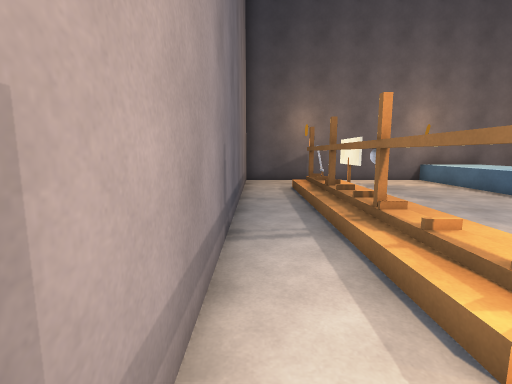
view 1 (above)

13 first-person views from a walk through a scene from a Unity 3-D project. The camera is 1.4 m above the floor, tilts 8° down and sees 85° across. The floor is counted in squares, 1 m on a side. Each view is taken from the middle of a square. On the plan, view 1 faces up. The plan holds only what a view shows up to about 14 squares ahead; the rest is blank. The place goes on beyond the plan. Door leaves are left out, so doorways stand open.

view 2
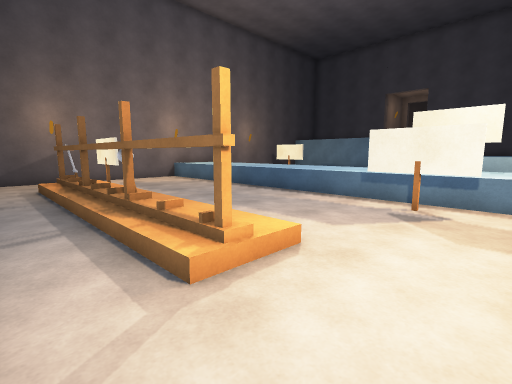

view 3
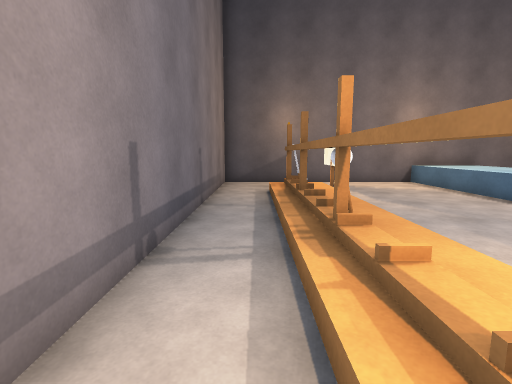

view 4
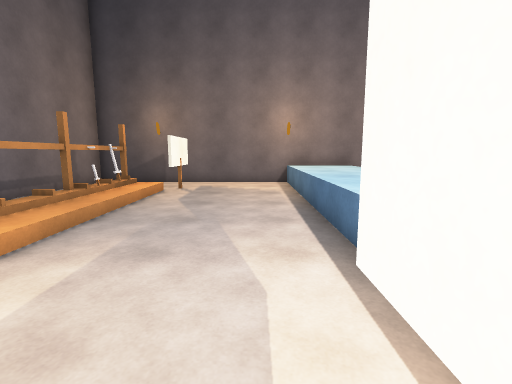

view 5
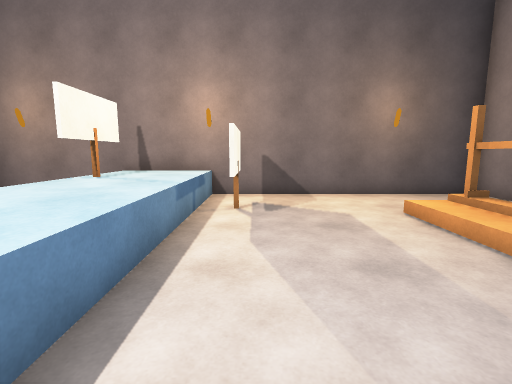

view 6
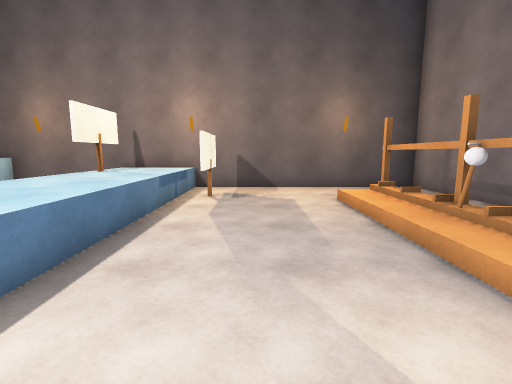

view 7
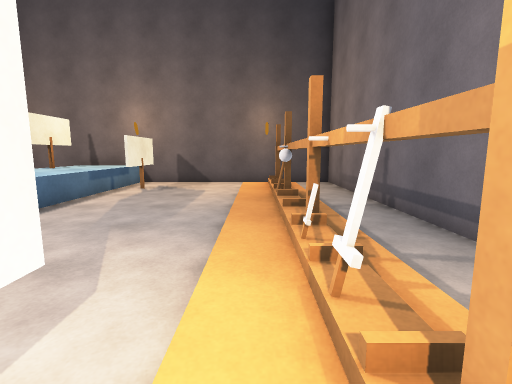

view 8
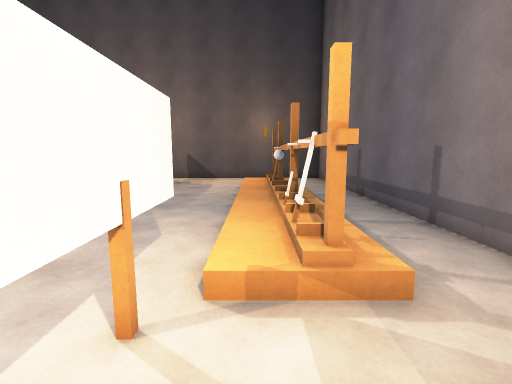

view 9
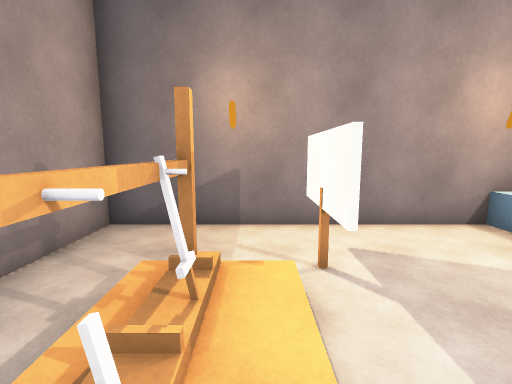

view 10
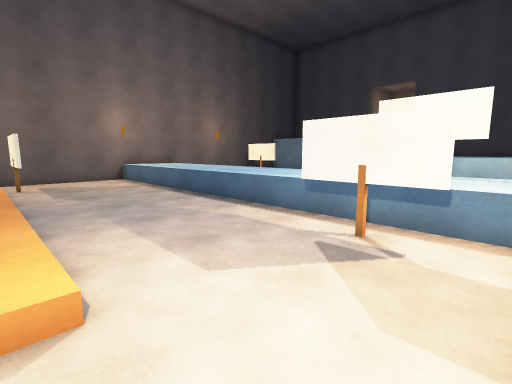

view 11
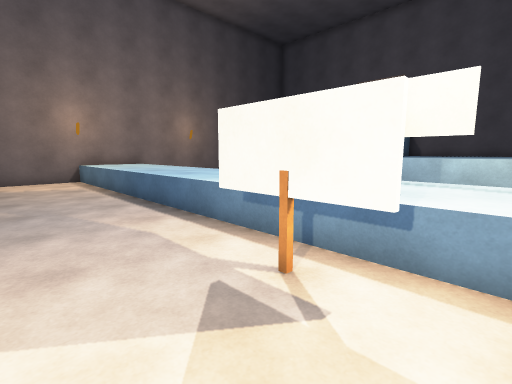

view 12
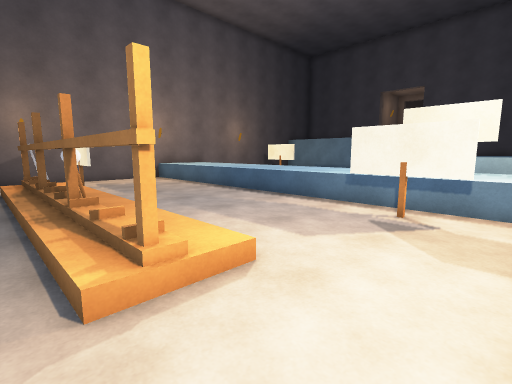

view 13
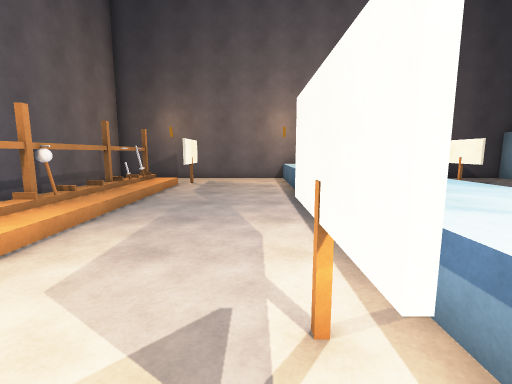

### Floor plan
Key: @ floor where view 1 was taken; # wall or solid block; . main floor; : floor 0.25 m higher than the main floor; ^ raised ledge; O other object.
Columns run from 1 left of view 1 to 11 right of it. Each row starts with its distance up from view 1.
 15 #############
 14 #.........^^^
 13 #....#....^^^
 12 #....O....^^^
 11 #..#O#....^^^
 10 #..OO.....^^^
  9 #..O:.....^^^
  8 #..#:.....^^^
  7 #..#:.....^^^
  6 #..#:.....^^^
  5 #..#O.....^^^
  4 #..#:.....^^^
  3 #..#:.....^^^
  2 #..#:....#^^^
  1 #........#^^O
  0 #@.......#^^^
 -1 #.........^^^
 -2 #############

Positions as (right, up) in squares from view 1, and headings:
1: (0, 0), facing up
2: (0, -1), facing up-right
3: (1, 1), facing up
4: (7, 1), facing up
5: (7, 8), facing down
6: (6, 10), facing down
7: (3, 12), facing down
8: (3, 14), facing down
9: (3, 8), facing up
10: (3, -1), facing up-right
11: (5, -1), facing up-right
12: (1, -1), facing up-right
13: (7, -1), facing up
